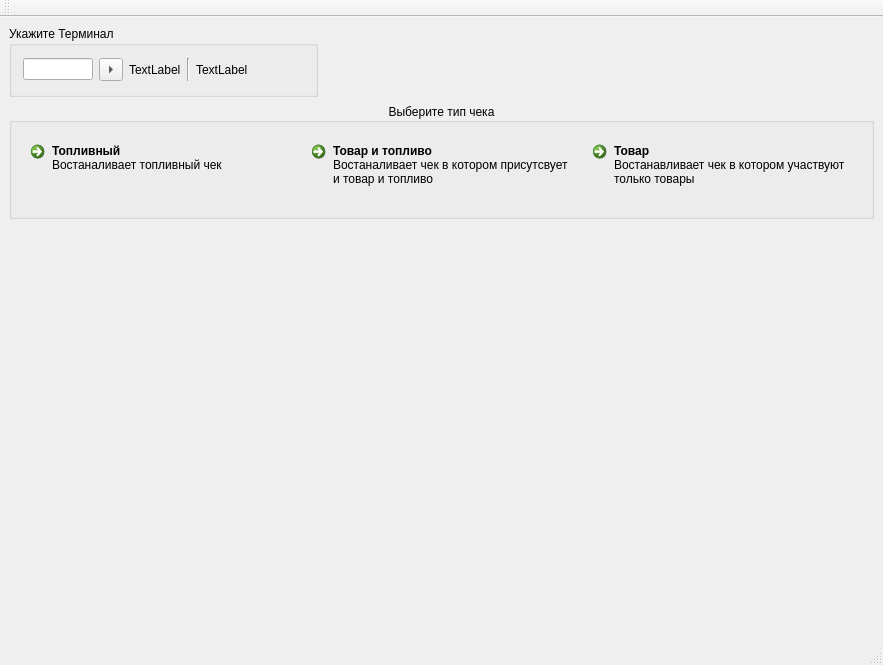
<?xml version="1.0" encoding="UTF-8"?>
<ui version="4.0">
 <class>MainWindow</class>
 <widget class="QMainWindow" name="MainWindow">
  <property name="geometry">
   <rect>
    <x>0</x>
    <y>0</y>
    <width>883</width>
    <height>665</height>
   </rect>
  </property>
  <property name="windowTitle">
   <string>MainWindow</string>
  </property>
  <widget class="QWidget" name="centralWidget">
   <widget class="QGroupBox" name="groupBoxTerminal">
    <property name="geometry">
     <rect>
      <x>9</x>
      <y>9</y>
      <width>309</width>
      <height>71</height>
     </rect>
    </property>
    <property name="title">
     <string>Укажите Терминал</string>
    </property>
    <layout class="QGridLayout" name="gridLayout">
     <item row="0" column="5">
      <spacer name="horizontalSpacer">
       <property name="orientation">
        <enum>Qt::Horizontal</enum>
       </property>
       <property name="sizeHint" stdset="0">
        <size>
         <width>40</width>
         <height>20</height>
        </size>
       </property>
      </spacer>
     </item>
     <item row="0" column="2">
      <widget class="QLabel" name="labelTerminlInfo">
       <property name="text">
        <string>TextLabel</string>
       </property>
      </widget>
     </item>
     <item row="0" column="4">
      <widget class="QLabel" name="labelOnLineStatus">
       <property name="text">
        <string>TextLabel</string>
       </property>
      </widget>
     </item>
     <item row="0" column="0">
      <widget class="QLineEdit" name="lineEditTerminal">
       <property name="minimumSize">
        <size>
         <width>70</width>
         <height>0</height>
        </size>
       </property>
       <property name="maximumSize">
        <size>
         <width>70</width>
         <height>16777215</height>
        </size>
       </property>
      </widget>
     </item>
     <item row="0" column="3">
      <widget class="Line" name="line">
       <property name="orientation">
        <enum>Qt::Vertical</enum>
       </property>
      </widget>
     </item>
     <item row="0" column="1">
      <widget class="QToolButton" name="toolButtonSelectTerminals">
       <property name="toolTip">
        <string>Выбрать терминал из списка</string>
       </property>
       <property name="text">
        <string>...</string>
       </property>
       <property name="popupMode">
        <enum>QToolButton::DelayedPopup</enum>
       </property>
       <property name="toolButtonStyle">
        <enum>Qt::ToolButtonIconOnly</enum>
       </property>
       <property name="autoRaise">
        <bool>false</bool>
       </property>
       <property name="arrowType">
        <enum>Qt::RightArrow</enum>
       </property>
      </widget>
     </item>
    </layout>
   </widget>
   <widget class="QGroupBox" name="groupBoxCheckType">
    <property name="geometry">
     <rect>
      <x>9</x>
      <y>86</y>
      <width>865</width>
      <height>116</height>
     </rect>
    </property>
    <property name="autoFillBackground">
     <bool>false</bool>
    </property>
    <property name="title">
     <string>Выберите тип чека</string>
    </property>
    <property name="alignment">
     <set>Qt::AlignCenter</set>
    </property>
    <property name="flat">
     <bool>true</bool>
    </property>
    <layout class="QGridLayout" name="gridLayout_2">
     <item row="0" column="0">
      <widget class="QCommandLinkButton" name="commandLinkButtonFuels">
       <property name="text">
        <string>Топливный</string>
       </property>
       <property name="icon">
        <iconset resource="resource.qrc">
         <normaloff>:/Icons/fuel.png</normaloff>:/Icons/fuel.png</iconset>
       </property>
       <property name="iconSize">
        <size>
         <width>32</width>
         <height>32</height>
        </size>
       </property>
       <property name="description">
        <string>Востаналивает топливный чек</string>
       </property>
      </widget>
     </item>
     <item row="0" column="1">
      <widget class="QCommandLinkButton" name="commandLinkButtonCombain">
       <property name="text">
        <string>Товар и топливо</string>
       </property>
       <property name="description">
        <string>Востаналивает чек в котором присутсвует и товар и топливо</string>
       </property>
      </widget>
     </item>
     <item row="0" column="2">
      <widget class="QCommandLinkButton" name="commandLinkButtonArticles">
       <property name="text">
        <string>Товар</string>
       </property>
       <property name="description">
        <string>Востанавливает чек в котором участвуют только товары</string>
       </property>
      </widget>
     </item>
    </layout>
   </widget>
  </widget>
  <widget class="QMenuBar" name="menuBar">
   <property name="geometry">
    <rect>
     <x>0</x>
     <y>0</y>
     <width>883</width>
     <height>23</height>
    </rect>
   </property>
  </widget>
  <widget class="QToolBar" name="mainToolBar">
   <property name="iconSize">
    <size>
     <width>64</width>
     <height>64</height>
    </size>
   </property>
   <property name="toolButtonStyle">
    <enum>Qt::ToolButtonTextUnderIcon</enum>
   </property>
   <attribute name="toolBarArea">
    <enum>TopToolBarArea</enum>
   </attribute>
   <attribute name="toolBarBreak">
    <bool>false</bool>
   </attribute>
  </widget>
  <widget class="QStatusBar" name="statusBar"/>
 </widget>
 <layoutdefault spacing="6" margin="11"/>
 <resources>
  <include location="resource.qrc"/>
 </resources>
 <connections/>
</ui>
